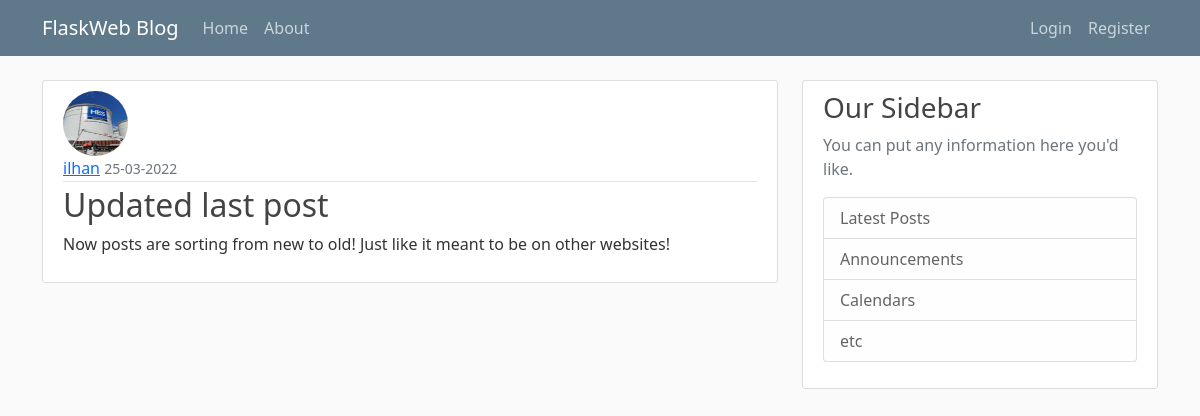
Screenshot of /post/21 with the database file from the repository.
### flaskweb/models.py (models this page shows, shortened)
class User(db.Model, UserMixin):
    id = db.Column(db.Integer, primary_key=True)
    username = db.Column(db.String(20), unique=True, nullable=False)
    email = db.Column(db.String(120), unique=True, nullable=False)
    image_file = db.Column(db.String(20), default='default.jpg', nullable=False)
    password = db.Column(db.String(60), nullable=False)
    posts = db.relationship('Post', backref='author', lazy=True)

class Post(db.Model):
    id = db.Column(db.Integer, primary_key=True)
    title = db.Column(db.String(100), nullable=False)
    date_posted = db.Column(db.DateTime, nullable=False, default=datetime.utcnow)
    content = db.Column(db.Text, nullable=False)
    user_id = db.Column(db.Integer, db.ForeignKey('user.id'), nullable=False)

### flaskweb/posts/routes.py (the view)
@posts.route('/post/<int:post_id>')
def post(post_id):
    post = Post.query.get_or_404(post_id)
    return render_template('post.html', title=post.title, post=post)

### flaskweb/templates/post.html (shortened to what this page needs)
{% extends "layout.html" %}
{% block content %}
    <article class="media content-section">
        <img class="rounded-circle article-img" src="{{ url_for('static', filename='profile_pics/' + post.author.image_file) }}">
        <div class="media-body">
            <div class="article-metadata">
                <a class="mr-2" href="{{ url_for('users.user_posts', username=post.author.username) }}">{{ post.author.username }}</a>
                <small class="text-muted">{{ post.date_posted.strftime('%d-%m-%Y') }}</small>
            </div>
            <h2 class="article-title">{{ post.title }}</h2>
            <p class="article-content">{{ post.content }}</p>
        </div>
    </article>
{% endblock content %}

### flaskweb/static/main.css (style rules this page uses)
body { background: #fafafa; color: #333333; margin-top: 5rem; }
h1, h2, h3, h4, h5, h6 { color: #444444; }
.content-section { background: #ffffff; padding: 10px 20px; border: 1px solid #dddddd; border-radius: 3px; margin-bottom: 20px; }
.article-title { color: #444444; }
.article-content { white-space: pre-line; }
.article-img { height: 65px; width: 65px; margin-right: 16px; }
.article-metadata { padding-bottom: 1px; margin-bottom: 4px; border-bottom: 1px solid #e3e3e3 }

### rows the page displays
User: image_file (picture), author.username "ilhan"
Post: date_posted "25-03-2022", title "Updated last post", content "Now posts are sorting from new to old! Just like it meant to be on other websites!"
